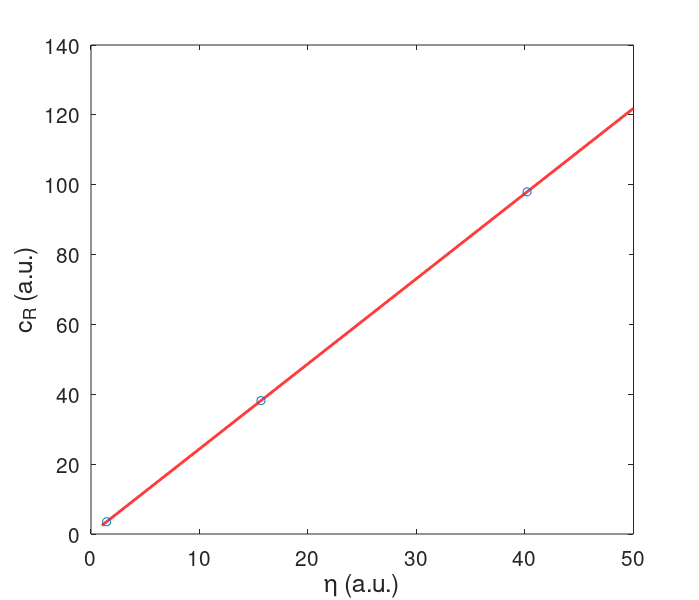
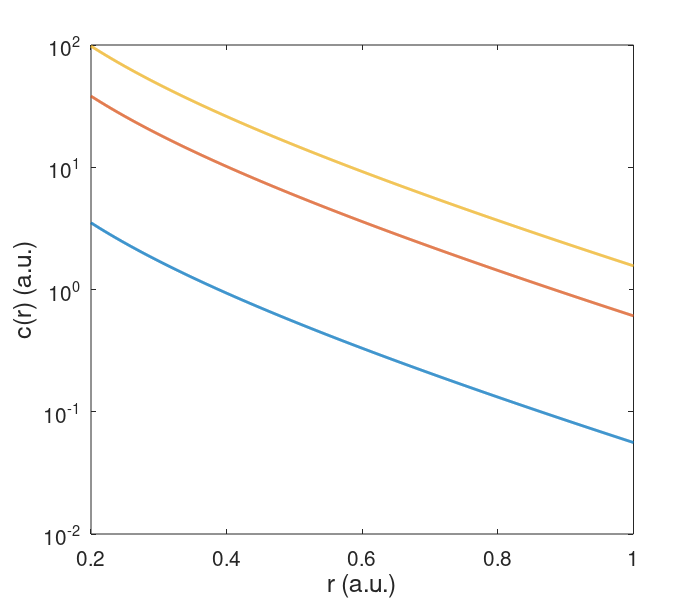

Source code (MATLAB) for these figures, in order:
% Compare the stationary state diffusion solution for changes in secretion.
% This evaluates if the form of the function is changed by a change in eta
clear variables
close all

% Parameters of the run
R = 0.2; % radius of cell
eta = linspace(1, 50, 1000); % parameters of eta (secretion rate) to test
D = 0.1; % diffusion constant
i = [10, 300, 800]; % index of the etas to plot as points and analysed
gamma = 1; % degradation rate
lambda = sqrt(D./gamma); % diffusion length
cR = eta.* gamma/4/pi./R./lambda./(lambda + R); % Constant to calculate secretion function

h1 = figure(1);
% plot the constant vs eta
plot(eta, cR, 'r', 'LineWidth', 2)
hold on
% Plot the scatter points
scatter(eta(i), cR(i), 'bx')
hold off
% Set fonts and labels
set(gca, 'FontSize', 15)
ylabel('c_R (a.u.)', 'FontSize', 18)
xlabel('\eta (a.u.)', 'FontSize', 18)

% Save figure as pdf
set(h1,'Units','Inches');
set(h1, 'Position', [0 0 7 6 ])
pos = get(h1,'Position');
set(h1,'PaperPositionMode','Auto','PaperUnits','Inches','PaperSize',[pos(3), pos(4)])
fig_file = fullfile(pwd, 'figures', 'cR_eta'); % filename
print(h1, fig_file,'-dpdf','-r0')

% For each scatter, plot the form of the function in distance
r = linspace(R, 5*R, 1000); % vector of distaces to calculate
% Plot the function shape
h2 = figure(2);
for k = 1:numel(i)
    out(k,:) = cR(i(k))*R*exp((R-r)/lambda)./r;
end    
plot(r, out, 'LineWidth', 2)
% Set scales and labels
set(gca, 'yscale', 'log', 'FontSize', 15)
ylabel('c(r) (a.u.)', 'FontSize', 18)
xlabel('r (a.u.)', 'FontSize', 18)

% Save as pdf
set(h2,'Units','Inches');
set(h2, 'Position', [0 0 7 6 ])
pos = get(h2,'Position');
set(h2,'PaperPositionMode','Auto','PaperUnits','Inches','PaperSize',[pos(3), pos(4)])
fig_file = fullfile(pwd, 'figures', 'cR_eta_cofr'); % filename od the pdf
print(h2, fig_file,'-dpdf','-r0')
